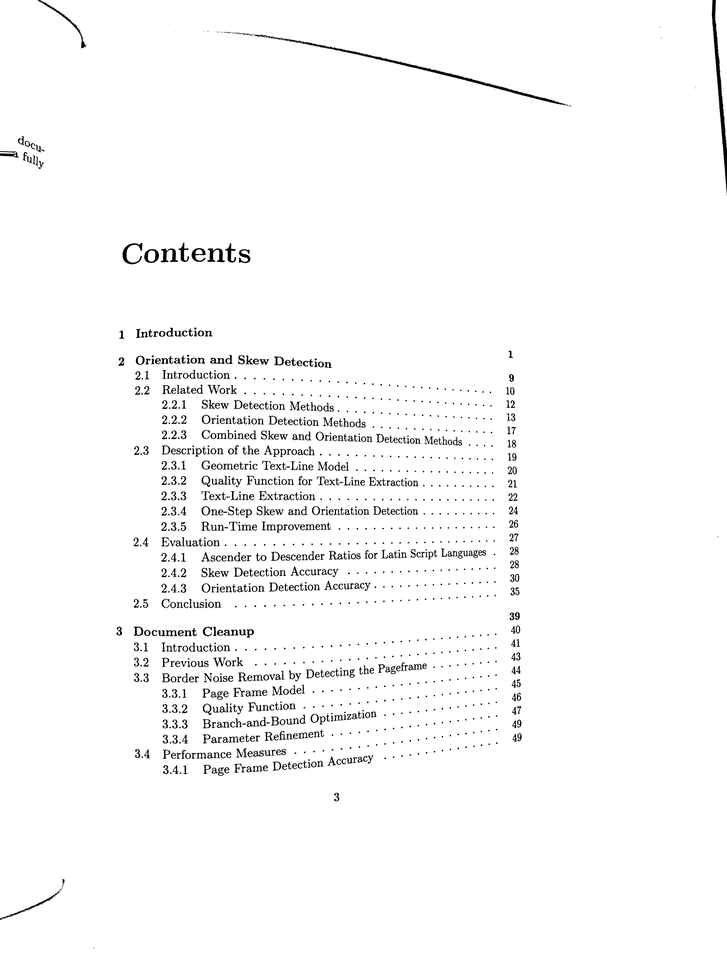
#> input picture demo/demo1.png, 727 x 970 px, shrunk from 2592 x 3456 before the run, given in place of demo1.jpg, which was not available
$ python binarizeImages.py
#> lines starting #> are read from the running program, lines starting #| are printed output that depends on the picture; after the words box and inside, x2 and y2 are one past the last pixel; in counts of white or black regions, pixels touching at a corner belong together; pictures that were not available may be replaced by others from this repository, and a replacement may not be noted
from PIL import Image

# function that return average value of pixels
def pixelsAVGVal(pixels):
    return int(sum(pixels) / len(pixels))

# function that return threshold value of a gray-scale image
# 1. Select initial threshold value, typically the mean 8-bit value of the original image.
# 2. Divide the original image into two portions;
    # 2.1 Pixel values that are less than or equal to the threshold; background
    # 2.2 Pixel values greater than the threshold; foreground
# 3. Find the average mean values of the two new images
# 4. Calculate the new threshold by averaging the two means.
# 5. If the difference between the previous threshold value and the new threshold value are below a specified limit, you are finished. Otherwise apply the new threshold to the original image keep trying.
def findThresholdVal(imgPath):
    img = Image.open(imgPath, 'r')
    pixels = list(img.getdata())

    thresholdVal = pixelsAVGVal(pixels)
    # [21 lines of commented-out code are left out]

    return thresholdVal

def binarizeImage(srcImgPath, dstImgPath):
#> called with srcImgPath = 'demo1.jpg', dstImgPath = 'demo_res_.jpg'
    img = Image.open(srcImgPath, 'r')
#> img is the input picture: PIL image 727x970 L; min 0, max 255, mean 249.2
    thresholdVal = findThresholdVal(srcImgPath)
#> in findThresholdVal, `pixels = list(img.getdata())`: pixels = 705190 items
#> in findThresholdVal, `thresholdVal = pixelsAVGVal(pixels)`: thresholdVal = 249
#> thresholdVal = 249
    pixels = img.load()

    for i in range(img.size[0]):
        for j in range(img.size[1]):
            if(pixels[i, j] < thresholdVal):
                pixels[i, j] = 0
            else:
                pixels[i, j] = 255

    img.save(dstImgPath)
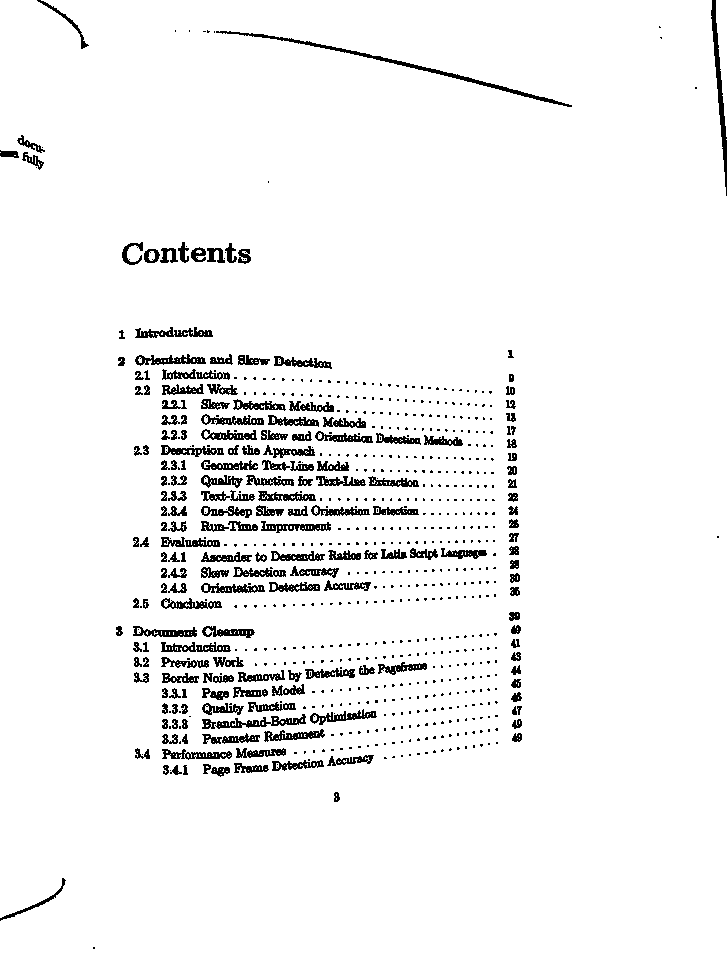
#> saved as demo_res_.jpg: PIL image 727x970 L; 95.2% white; black in thin lines or dots


binarizeImage('demo1.jpg', 'demo_res_.jpg')

$ run again, with demo/demo2.png copied over demo/demo1.png
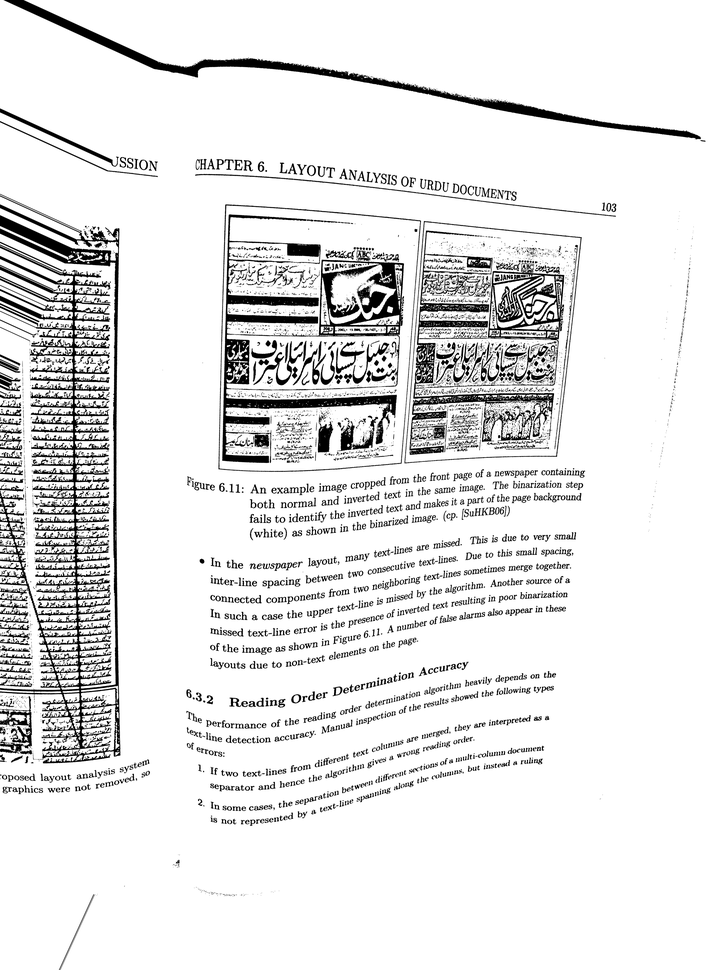
#> input picture demo/demo2.png, 727 x 970 px, shrunk from 2592 x 3456 before the run, given in place of demo1.jpg, which was not available
#> in binarizeImage, img is the input picture: PIL image 727x970 L; min 0, max 255, mean 229.9
#> pixels = 705190 items
#> in findThresholdVal, `thresholdVal = pixelsAVGVal(pixels)`: thresholdVal = 229
#> in binarizeImage, `img.save(dstImgPath)`:
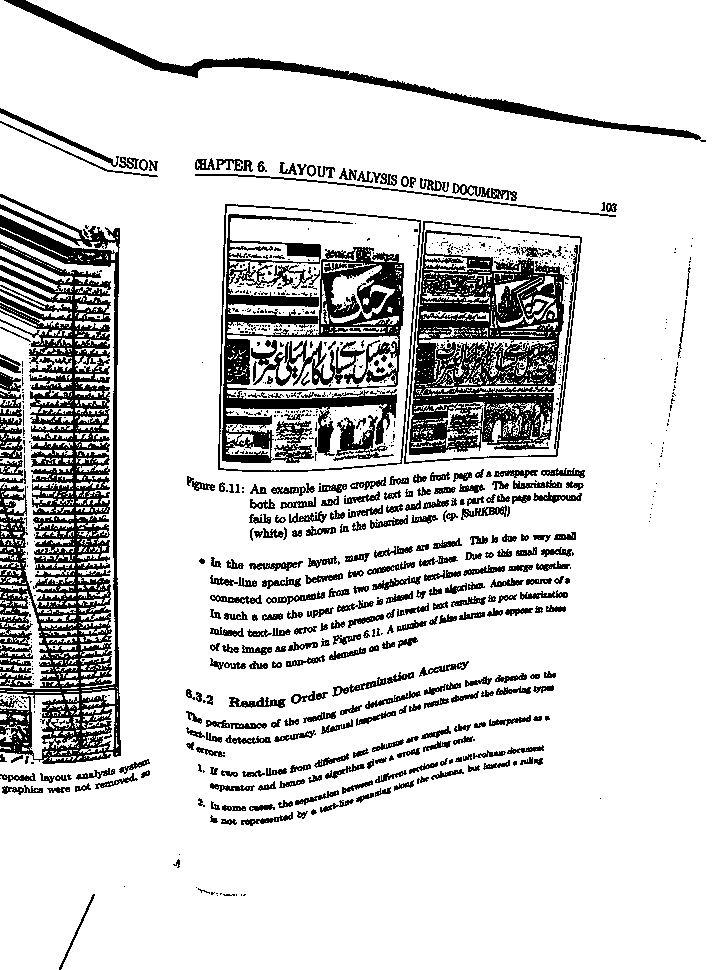
#> saved as demo_res_.jpg: PIL image 727x970 L; 83.7% white; 845 black regions (531 under 20 px), largest, box (x1, y1, x2, y2) and area: (0, 194, 121, 764) 31990, (409, 230, 569, 455) 18865, (222, 214, 404, 463) 17712
